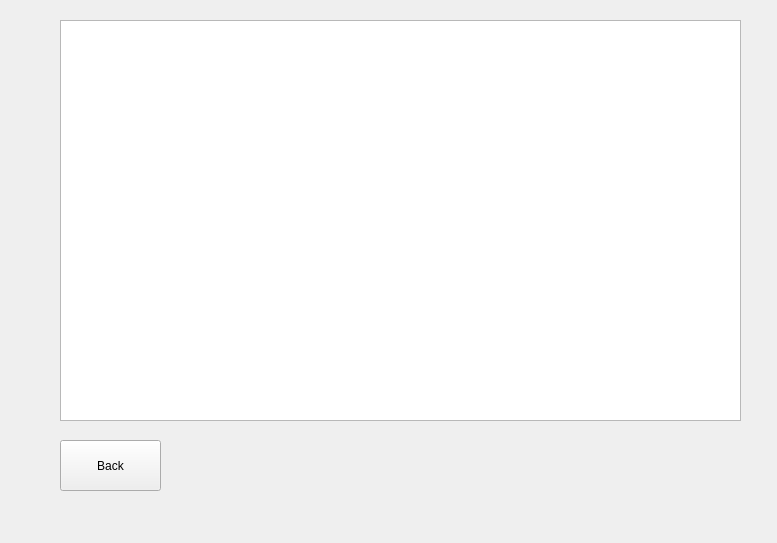
<?xml version="1.0" encoding="UTF-8"?>
<ui version="4.0">
 <class>Welcome</class>
 <widget class="QDockWidget" name="Welcome">
  <property name="geometry">
   <rect>
    <x>0</x>
    <y>0</y>
    <width>777</width>
    <height>543</height>
   </rect>
  </property>
  <property name="windowTitle">
   <string>DockWidget</string>
  </property>
  <widget class="QWidget" name="dockWidgetContents">
   <widget class="QTextEdit" name="TEXT">
    <property name="geometry">
     <rect>
      <x>60</x>
      <y>20</y>
      <width>681</width>
      <height>401</height>
     </rect>
    </property>
    <property name="html">
     <string>&lt;!DOCTYPE HTML PUBLIC &quot;-//W3C//DTD HTML 4.0//EN&quot; &quot;http://www.w3.org/TR/REC-html40/strict.dtd&quot;&gt;
&lt;html&gt;&lt;head&gt;&lt;meta name=&quot;qrichtext&quot; content=&quot;1&quot; /&gt;&lt;meta charset=&quot;utf-8&quot; /&gt;&lt;style type=&quot;text/css&quot;&gt;
p, li { white-space: pre-wrap; }
hr { height: 1px; border-width: 0; }
li.unchecked::marker { content: &quot;\2610&quot;; }
li.checked::marker { content: &quot;\2612&quot;; }
&lt;/style&gt;&lt;/head&gt;&lt;body style=&quot; font-family:'Segoe UI'; font-size:9pt; font-weight:400; font-style:normal;&quot;&gt;
&lt;p align=&quot;center&quot; style=&quot;-qt-paragraph-type:empty; margin-top:0px; margin-bottom:0px; margin-left:0px; margin-right:0px; -qt-block-indent:0; text-indent:0px;&quot;&gt;&lt;br /&gt;&lt;/p&gt;&lt;/body&gt;&lt;/html&gt;</string>
    </property>
   </widget>
   <widget class="QPushButton" name="backButton">
    <property name="geometry">
     <rect>
      <x>60</x>
      <y>440</y>
      <width>101</width>
      <height>51</height>
     </rect>
    </property>
    <property name="text">
     <string>Back</string>
    </property>
   </widget>
  </widget>
 </widget>
 <resources/>
 <connections/>
</ui>
